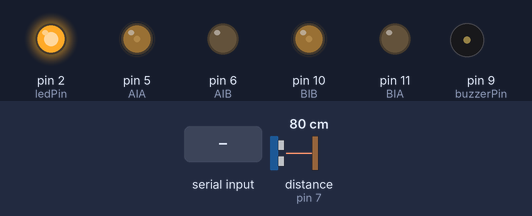
Simulated run of this sketch. Board: Arduino Uno, built with avr-gcc and run on an emulated ATmega328P. Parts: output pins drawn as LEDs (lit = HIGH), buzzer (waves = sounding). Wiring (inferred from the names in the program): ultrasonic range finder: trigger pin 8; echo pin 7. The test bench sets the inputs (shaded band); at power-on: distance to the obstacle (sensor on pin 7) 80 cm. The echo pulse lasts 58.3 µs per cm; pins used as bus, display or sensor lines are not drawn; what the sketch prints to the serial monitor is not drawn.

Above: at 1.2 s.
1.3 s: distance to the obstacle (sensor on pin 7) set to 55 cm
2.8 s: distance to the obstacle (sensor on pin 7) set to 46 cm
At 3.11 s:
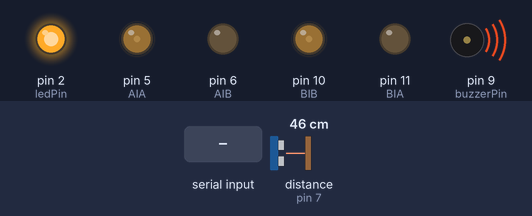
5.8 s: "F" received over Serial
At 6.92 s:
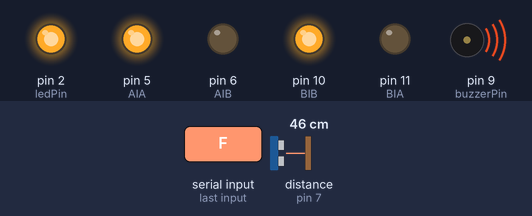
8.8 s: "B" received over Serial
At 9.78 s:
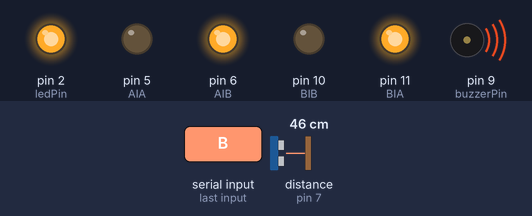
11.8 s: "R" received over Serial
At 12.64 s:
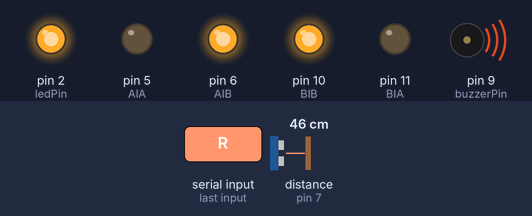
14.8 s: "L" received over Serial
At 15.5 s:
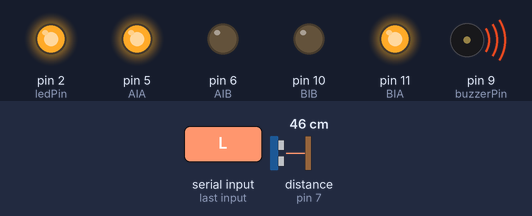
Timing chart, 0 to 18.8 s (numbered marks = the images above; inputs shaded):
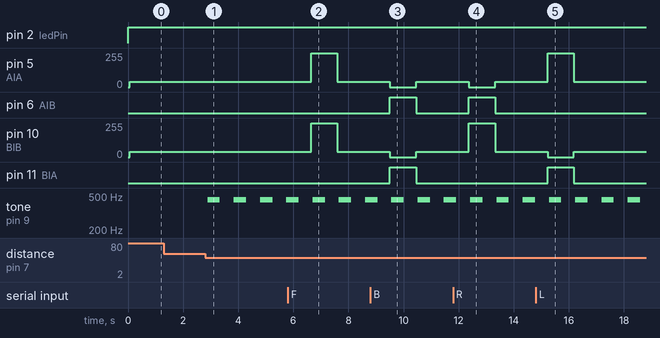

The sketch:

arac_is_sensor_detecting_geri.ino
```cpp
 int AIB = 6 ;
int AIA = 5 ;
int BIB = 10 ;
int BIA = 11;

int ledPin = 2;

#define echoPin 7
#define trigPin 8
#define buzzerPin 9

int maximumRange = 50;
int minimumRange = 0;

void setup() {
 Serial.begin(9600);
 pinMode(AIB,OUTPUT);
 pinMode(AIA,OUTPUT);
 pinMode(BIA,OUTPUT);
 pinMode(BIB,OUTPUT);
 pinMode(trigPin, OUTPUT);
 pinMode(echoPin, INPUT);
 pinMode(buzzerPin, OUTPUT);
 pinMode(ledPin, OUTPUT);

}

void loop() {
  digitalWrite(ledPin, HIGH);
  int olcum = mesafe(maximumRange, minimumRange);
  melodi(olcum*10);
  char komut = Serial.read();
  Serial.println(komut);

 if(olcum > 0 && olcum <= 40) {
       geri();
  } else {
     if(komut == 'S') {
       dur();

     } else if(komut == 'F') {
       ileri();

     } else if(komut == 'B') {
        geri();

     } else if(komut == 'R') {
        sag();

     } else if(komut == 'L') {
        sol();

     } else {
      dur();
     }

  }
}

void dur() {
  analogWrite(AIB,0);
  analogWrite(AIA,40);
  analogWrite(BIB,40);
  analogWrite(BIA,0);
}
void ileri() {
  analogWrite(AIB,0);
  analogWrite(AIA,255);
  analogWrite(BIB,255);
  analogWrite(BIA,0);
}

void geri() {
  analogWrite(AIB,255);
  analogWrite(AIA,0);
  analogWrite(BIB,0);
  analogWrite(BIA,255);
}

 void sag() {
  analogWrite(AIB,255);
  analogWrite(AIA, 0);
  analogWrite(BIB, 255);
  analogWrite(BIA, 0);
 }

 void sol() {
  analogWrite(AIB,0);
  analogWrite(AIA, 255);
  analogWrite(BIB, 0);
  analogWrite(BIA, 255);
 }


int mesafe(int maximumRange, int minimumRange) {
  long duration, distance;

  digitalWrite(trigPin, LOW);
  delayMicroseconds(2);
  digitalWrite(trigPin, HIGH);
  delayMicroseconds(10);
  digitalWrite(trigPin, LOW);

  duration = pulseIn(echoPin, HIGH);
  distance = duration / 58.2;
  delay(50);
  if(distance >= maximumRange || distance <= minimumRange)
  return 0;
  return distance;
 }


 int melodi(int dly) {
    tone(buzzerPin, 452);
    delay(dly);
    noTone(buzzerPin);
    delay(dly);
}
```

Measured:
- the behaviour switches between 51 and 50 cm on distance to the obstacle (sensor on pin 7) (found by bisection; images 0 and 1)
- after the input at 2.8 s, tone on pin 9 (buzzerPin): alternates 452 Hz for 0.45 s and silent for 0.50 s, starting after 0.09 s
- after the input at 5.8 s, pin 5 (AIA), pin 10 (BIB): 40/255 → 255/255 after 0.85 s, → 40/255 0.95 s later
- after the input at 8.8 s, pin 5 (AIA), pin 10 (BIB): 40/255 → 0/255 after 0.71 s, → 40/255 0.95 s later; pin 6 (AIB), pin 11 (BIA): LOW → HIGH after 0.71 s, → LOW 0.95 s later
- after the input at 11.8 s, pin 5 (AIA): 40/255 → 0/255 after 0.57 s, → 40/255 0.95 s later; pin 6 (AIB): LOW → HIGH after 0.57 s, → LOW 0.95 s later; pin 10 (BIB): 40/255 → 255/255 after 0.57 s, → 40/255 0.95 s later
- after the input at 14.8 s, pin 5 (AIA): 40/255 → 255/255 after 0.43 s, → 40/255 0.95 s later; pin 10 (BIB): 40/255 → 0/255 after 0.43 s, → 40/255 0.95 s later; pin 11 (BIA): LOW → HIGH after 0.43 s, → LOW 0.95 s later
